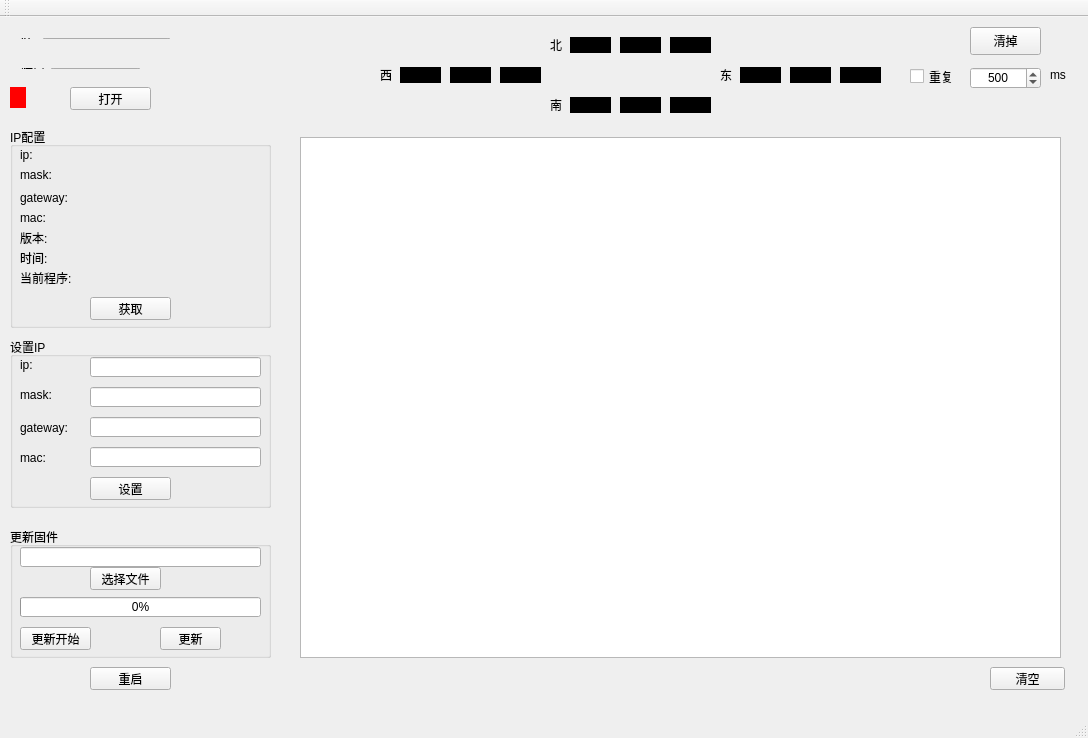
<?xml version="1.0" encoding="UTF-8"?>
<ui version="4.0">
 <class>MainWindow</class>
 <widget class="QMainWindow" name="MainWindow">
  <property name="geometry">
   <rect>
    <x>0</x>
    <y>0</y>
    <width>1088</width>
    <height>738</height>
   </rect>
  </property>
  <property name="windowTitle">
   <string>MainWindow</string>
  </property>
  <widget class="QWidget" name="centralWidget">
   <widget class="QGroupBox" name="groupBox">
    <property name="geometry">
     <rect>
      <x>10</x>
      <y>110</y>
      <width>261</width>
      <height>201</height>
     </rect>
    </property>
    <property name="title">
     <string>IP配置</string>
    </property>
    <widget class="QLabel" name="label_3">
     <property name="geometry">
      <rect>
       <x>10</x>
       <y>20</y>
       <width>31</width>
       <height>16</height>
      </rect>
     </property>
     <property name="text">
      <string>ip:</string>
     </property>
    </widget>
    <widget class="QLabel" name="ip_label">
     <property name="geometry">
      <rect>
       <x>90</x>
       <y>20</y>
       <width>161</width>
       <height>21</height>
      </rect>
     </property>
     <property name="text">
      <string/>
     </property>
    </widget>
    <widget class="QLabel" name="label10">
     <property name="geometry">
      <rect>
       <x>10</x>
       <y>40</y>
       <width>31</width>
       <height>16</height>
      </rect>
     </property>
     <property name="text">
      <string>mask:</string>
     </property>
    </widget>
    <widget class="QLabel" name="mask_label">
     <property name="geometry">
      <rect>
       <x>90</x>
       <y>40</y>
       <width>161</width>
       <height>21</height>
      </rect>
     </property>
     <property name="text">
      <string/>
     </property>
    </widget>
    <widget class="QLabel" name="gateway_label">
     <property name="geometry">
      <rect>
       <x>90</x>
       <y>60</y>
       <width>161</width>
       <height>20</height>
      </rect>
     </property>
     <property name="text">
      <string/>
     </property>
    </widget>
    <widget class="QLabel" name="label_8">
     <property name="geometry">
      <rect>
       <x>10</x>
       <y>60</y>
       <width>71</width>
       <height>21</height>
      </rect>
     </property>
     <property name="text">
      <string>gateway:</string>
     </property>
    </widget>
    <widget class="QLabel" name="label_9">
     <property name="geometry">
      <rect>
       <x>10</x>
       <y>80</y>
       <width>51</width>
       <height>21</height>
      </rect>
     </property>
     <property name="text">
      <string>mac:</string>
     </property>
    </widget>
    <widget class="QLabel" name="mac_label">
     <property name="geometry">
      <rect>
       <x>90</x>
       <y>80</y>
       <width>161</width>
       <height>21</height>
      </rect>
     </property>
     <property name="text">
      <string/>
     </property>
    </widget>
    <widget class="QPushButton" name="getip_button">
     <property name="geometry">
      <rect>
       <x>80</x>
       <y>170</y>
       <width>81</width>
       <height>23</height>
      </rect>
     </property>
     <property name="text">
      <string>获取</string>
     </property>
    </widget>
    <widget class="QLabel" name="version_label">
     <property name="geometry">
      <rect>
       <x>90</x>
       <y>100</y>
       <width>161</width>
       <height>20</height>
      </rect>
     </property>
     <property name="text">
      <string/>
     </property>
    </widget>
    <widget class="QLabel" name="label_25">
     <property name="geometry">
      <rect>
       <x>10</x>
       <y>100</y>
       <width>51</width>
       <height>21</height>
      </rect>
     </property>
     <property name="text">
      <string>版本:</string>
     </property>
    </widget>
    <widget class="QLabel" name="label_26">
     <property name="geometry">
      <rect>
       <x>10</x>
       <y>120</y>
       <width>51</width>
       <height>21</height>
      </rect>
     </property>
     <property name="text">
      <string>时间:</string>
     </property>
    </widget>
    <widget class="QLabel" name="time_label">
     <property name="geometry">
      <rect>
       <x>90</x>
       <y>120</y>
       <width>161</width>
       <height>20</height>
      </rect>
     </property>
     <property name="text">
      <string/>
     </property>
    </widget>
    <widget class="QLabel" name="label_27">
     <property name="geometry">
      <rect>
       <x>10</x>
       <y>140</y>
       <width>71</width>
       <height>21</height>
      </rect>
     </property>
     <property name="text">
      <string>当前程序:</string>
     </property>
    </widget>
    <widget class="QLabel" name="program_label">
     <property name="geometry">
      <rect>
       <x>90</x>
       <y>140</y>
       <width>161</width>
       <height>20</height>
      </rect>
     </property>
     <property name="text">
      <string/>
     </property>
    </widget>
   </widget>
   <widget class="QGroupBox" name="groupBox_2">
    <property name="geometry">
     <rect>
      <x>10</x>
      <y>320</y>
      <width>261</width>
      <height>171</height>
     </rect>
    </property>
    <property name="title">
     <string>设置IP</string>
    </property>
    <widget class="QLabel" name="label_4">
     <property name="geometry">
      <rect>
       <x>10</x>
       <y>20</y>
       <width>31</width>
       <height>16</height>
      </rect>
     </property>
     <property name="text">
      <string>ip:</string>
     </property>
    </widget>
    <widget class="QLabel" name="label10_2">
     <property name="geometry">
      <rect>
       <x>10</x>
       <y>50</y>
       <width>31</width>
       <height>16</height>
      </rect>
     </property>
     <property name="text">
      <string>mask:</string>
     </property>
    </widget>
    <widget class="QLabel" name="label_10">
     <property name="geometry">
      <rect>
       <x>10</x>
       <y>80</y>
       <width>61</width>
       <height>21</height>
      </rect>
     </property>
     <property name="text">
      <string>gateway:</string>
     </property>
    </widget>
    <widget class="QLabel" name="label_11">
     <property name="geometry">
      <rect>
       <x>10</x>
       <y>110</y>
       <width>51</width>
       <height>21</height>
      </rect>
     </property>
     <property name="text">
      <string>mac:</string>
     </property>
    </widget>
    <widget class="QPushButton" name="setip_button">
     <property name="geometry">
      <rect>
       <x>80</x>
       <y>140</y>
       <width>81</width>
       <height>23</height>
      </rect>
     </property>
     <property name="text">
      <string>设置</string>
     </property>
    </widget>
    <widget class="QLineEdit" name="ip_lineEdit">
     <property name="geometry">
      <rect>
       <x>80</x>
       <y>20</y>
       <width>171</width>
       <height>20</height>
      </rect>
     </property>
    </widget>
    <widget class="QLineEdit" name="mask_lineEdit">
     <property name="geometry">
      <rect>
       <x>80</x>
       <y>50</y>
       <width>171</width>
       <height>20</height>
      </rect>
     </property>
    </widget>
    <widget class="QLineEdit" name="gateway_lineEdit">
     <property name="geometry">
      <rect>
       <x>80</x>
       <y>80</y>
       <width>171</width>
       <height>20</height>
      </rect>
     </property>
     <property name="text">
      <string/>
     </property>
    </widget>
    <widget class="QLineEdit" name="mac_lineEdit">
     <property name="geometry">
      <rect>
       <x>80</x>
       <y>110</y>
       <width>171</width>
       <height>20</height>
      </rect>
     </property>
     <property name="text">
      <string/>
     </property>
    </widget>
   </widget>
   <widget class="QPushButton" name="reboot_button">
    <property name="geometry">
     <rect>
      <x>90</x>
      <y>650</y>
      <width>81</width>
      <height>23</height>
     </rect>
    </property>
    <property name="text">
     <string>重启</string>
    </property>
   </widget>
   <widget class="QGroupBox" name="groupBox_3">
    <property name="geometry">
     <rect>
      <x>10</x>
      <y>510</y>
      <width>261</width>
      <height>131</height>
     </rect>
    </property>
    <property name="title">
     <string>更新固件</string>
    </property>
    <widget class="QLineEdit" name="file_lineEdit">
     <property name="geometry">
      <rect>
       <x>10</x>
       <y>20</y>
       <width>241</width>
       <height>20</height>
      </rect>
     </property>
    </widget>
    <widget class="QPushButton" name="selectfile_button">
     <property name="geometry">
      <rect>
       <x>80</x>
       <y>40</y>
       <width>71</width>
       <height>23</height>
      </rect>
     </property>
     <property name="text">
      <string>选择文件</string>
     </property>
    </widget>
    <widget class="QPushButton" name="update_button">
     <property name="geometry">
      <rect>
       <x>150</x>
       <y>100</y>
       <width>61</width>
       <height>23</height>
      </rect>
     </property>
     <property name="text">
      <string>更新</string>
     </property>
    </widget>
    <widget class="QProgressBar" name="progressBar">
     <property name="geometry">
      <rect>
       <x>10</x>
       <y>70</y>
       <width>241</width>
       <height>20</height>
      </rect>
     </property>
     <property name="value">
      <number>0</number>
     </property>
    </widget>
    <widget class="QPushButton" name="preUpdate_utton">
     <property name="geometry">
      <rect>
       <x>10</x>
       <y>100</y>
       <width>71</width>
       <height>23</height>
      </rect>
     </property>
     <property name="text">
      <string>更新开始</string>
     </property>
    </widget>
   </widget>
   <widget class="QPlainTextEdit" name="rdata_textEdit">
    <property name="geometry">
     <rect>
      <x>300</x>
      <y>120</y>
      <width>761</width>
      <height>521</height>
     </rect>
    </property>
    <property name="readOnly">
     <bool>true</bool>
    </property>
    <property name="plainText">
     <string/>
    </property>
    <property name="centerOnScroll">
     <bool>true</bool>
    </property>
   </widget>
   <widget class="QWidget" name="layoutWidget">
    <property name="geometry">
     <rect>
      <x>10</x>
      <y>40</y>
      <width>141</width>
      <height>23</height>
     </rect>
    </property>
    <layout class="QHBoxLayout" name="horizontalLayout_3">
     <item>
      <widget class="QLabel" name="label_2">
       <property name="text">
        <string>端口</string>
       </property>
      </widget>
     </item>
     <item>
      <widget class="QLineEdit" name="port">
       <property name="enabled">
        <bool>true</bool>
       </property>
      </widget>
     </item>
    </layout>
   </widget>
   <widget class="QWidget" name="layoutWidget">
    <property name="geometry">
     <rect>
      <x>10</x>
      <y>10</y>
      <width>171</width>
      <height>23</height>
     </rect>
    </property>
    <layout class="QHBoxLayout" name="horizontalLayout_2">
     <item>
      <widget class="QLabel" name="label">
       <property name="text">
        <string>ip  </string>
       </property>
      </widget>
     </item>
     <item>
      <widget class="QLineEdit" name="ip">
       <property name="maximumSize">
        <size>
         <width>151</width>
         <height>16777215</height>
        </size>
       </property>
      </widget>
     </item>
    </layout>
   </widget>
   <widget class="QLabel" name="connect_status">
    <property name="geometry">
     <rect>
      <x>10</x>
      <y>70</y>
      <width>16</width>
      <height>21</height>
     </rect>
    </property>
    <property name="styleSheet">
     <string notr="true">background-color: rgb(255, 0, 0);</string>
    </property>
    <property name="text">
     <string/>
    </property>
   </widget>
   <widget class="QPushButton" name="clear_button">
    <property name="geometry">
     <rect>
      <x>990</x>
      <y>650</y>
      <width>75</width>
      <height>23</height>
     </rect>
    </property>
    <property name="text">
     <string>清空</string>
    </property>
   </widget>
   <widget class="QPushButton" name="open_button">
    <property name="geometry">
     <rect>
      <x>70</x>
      <y>70</y>
      <width>81</width>
      <height>23</height>
     </rect>
    </property>
    <property name="text">
     <string>打开</string>
    </property>
   </widget>
   <widget class="QLabel" name="label_28">
    <property name="geometry">
     <rect>
      <x>1050</x>
      <y>50</y>
      <width>21</width>
      <height>16</height>
     </rect>
    </property>
    <property name="text">
     <string>ms</string>
    </property>
   </widget>
   <widget class="QLabel" name="s1">
    <property name="geometry">
     <rect>
      <x>570</x>
      <y>80</y>
      <width>41</width>
      <height>16</height>
     </rect>
    </property>
    <property name="styleSheet">
     <string notr="true">background-color: rgb(0, 0, 0);</string>
    </property>
    <property name="text">
     <string/>
    </property>
    <property name="alignment">
     <set>Qt::AlignCenter</set>
    </property>
    <property name="wordWrap">
     <bool>false</bool>
    </property>
   </widget>
   <widget class="QLabel" name="n2">
    <property name="geometry">
     <rect>
      <x>620</x>
      <y>20</y>
      <width>41</width>
      <height>16</height>
     </rect>
    </property>
    <property name="styleSheet">
     <string notr="true">background-color: rgb(0, 0, 0);</string>
    </property>
    <property name="text">
     <string/>
    </property>
    <property name="alignment">
     <set>Qt::AlignCenter</set>
    </property>
    <property name="wordWrap">
     <bool>false</bool>
    </property>
   </widget>
   <widget class="QLabel" name="w2">
    <property name="geometry">
     <rect>
      <x>450</x>
      <y>50</y>
      <width>41</width>
      <height>16</height>
     </rect>
    </property>
    <property name="styleSheet">
     <string notr="true">background-color: rgb(0, 0, 0);</string>
    </property>
    <property name="text">
     <string/>
    </property>
    <property name="alignment">
     <set>Qt::AlignCenter</set>
    </property>
    <property name="wordWrap">
     <bool>false</bool>
    </property>
   </widget>
   <widget class="QLabel" name="label_15">
    <property name="geometry">
     <rect>
      <x>720</x>
      <y>50</y>
      <width>16</width>
      <height>16</height>
     </rect>
    </property>
    <property name="text">
     <string>东</string>
    </property>
   </widget>
   <widget class="QLabel" name="e3">
    <property name="geometry">
     <rect>
      <x>840</x>
      <y>50</y>
      <width>41</width>
      <height>16</height>
     </rect>
    </property>
    <property name="styleSheet">
     <string notr="true">background-color: rgb(0, 0, 0);</string>
    </property>
    <property name="text">
     <string/>
    </property>
    <property name="alignment">
     <set>Qt::AlignCenter</set>
    </property>
    <property name="wordWrap">
     <bool>false</bool>
    </property>
   </widget>
   <widget class="QLabel" name="s3">
    <property name="geometry">
     <rect>
      <x>670</x>
      <y>80</y>
      <width>41</width>
      <height>16</height>
     </rect>
    </property>
    <property name="styleSheet">
     <string notr="true">background-color: rgb(0, 0, 0);</string>
    </property>
    <property name="text">
     <string/>
    </property>
    <property name="alignment">
     <set>Qt::AlignCenter</set>
    </property>
    <property name="wordWrap">
     <bool>false</bool>
    </property>
   </widget>
   <widget class="QLabel" name="w3">
    <property name="geometry">
     <rect>
      <x>500</x>
      <y>50</y>
      <width>41</width>
      <height>16</height>
     </rect>
    </property>
    <property name="styleSheet">
     <string notr="true">background-color: rgb(0, 0, 0);</string>
    </property>
    <property name="text">
     <string/>
    </property>
    <property name="alignment">
     <set>Qt::AlignCenter</set>
    </property>
    <property name="wordWrap">
     <bool>false</bool>
    </property>
   </widget>
   <widget class="QLabel" name="label_23">
    <property name="geometry">
     <rect>
      <x>550</x>
      <y>80</y>
      <width>16</width>
      <height>16</height>
     </rect>
    </property>
    <property name="text">
     <string>南</string>
    </property>
   </widget>
   <widget class="QLabel" name="label_19">
    <property name="geometry">
     <rect>
      <x>380</x>
      <y>50</y>
      <width>16</width>
      <height>16</height>
     </rect>
    </property>
    <property name="text">
     <string>西</string>
    </property>
   </widget>
   <widget class="QLabel" name="w1">
    <property name="geometry">
     <rect>
      <x>400</x>
      <y>50</y>
      <width>41</width>
      <height>16</height>
     </rect>
    </property>
    <property name="styleSheet">
     <string notr="true">background-color: rgb(0, 0, 0);</string>
    </property>
    <property name="text">
     <string/>
    </property>
    <property name="alignment">
     <set>Qt::AlignCenter</set>
    </property>
    <property name="wordWrap">
     <bool>false</bool>
    </property>
   </widget>
   <widget class="QLabel" name="label_5">
    <property name="geometry">
     <rect>
      <x>550</x>
      <y>20</y>
      <width>16</width>
      <height>16</height>
     </rect>
    </property>
    <property name="text">
     <string>北</string>
    </property>
   </widget>
   <widget class="QLabel" name="n3">
    <property name="geometry">
     <rect>
      <x>670</x>
      <y>20</y>
      <width>41</width>
      <height>16</height>
     </rect>
    </property>
    <property name="styleSheet">
     <string notr="true">background-color: rgb(0, 0, 0);</string>
    </property>
    <property name="text">
     <string/>
    </property>
    <property name="alignment">
     <set>Qt::AlignCenter</set>
    </property>
    <property name="wordWrap">
     <bool>false</bool>
    </property>
   </widget>
   <widget class="QLabel" name="e1">
    <property name="geometry">
     <rect>
      <x>740</x>
      <y>50</y>
      <width>41</width>
      <height>16</height>
     </rect>
    </property>
    <property name="styleSheet">
     <string notr="true">background-color: rgb(0, 0, 0);</string>
    </property>
    <property name="text">
     <string/>
    </property>
    <property name="alignment">
     <set>Qt::AlignCenter</set>
    </property>
    <property name="wordWrap">
     <bool>false</bool>
    </property>
   </widget>
   <widget class="QLabel" name="s2">
    <property name="geometry">
     <rect>
      <x>620</x>
      <y>80</y>
      <width>41</width>
      <height>16</height>
     </rect>
    </property>
    <property name="styleSheet">
     <string notr="true">background-color: rgb(0, 0, 0);</string>
    </property>
    <property name="text">
     <string/>
    </property>
    <property name="alignment">
     <set>Qt::AlignCenter</set>
    </property>
    <property name="wordWrap">
     <bool>false</bool>
    </property>
   </widget>
   <widget class="QCheckBox" name="checkBox">
    <property name="geometry">
     <rect>
      <x>910</x>
      <y>50</y>
      <width>51</width>
      <height>19</height>
     </rect>
    </property>
    <property name="text">
     <string>重复</string>
    </property>
   </widget>
   <widget class="QLabel" name="n1">
    <property name="geometry">
     <rect>
      <x>570</x>
      <y>20</y>
      <width>41</width>
      <height>16</height>
     </rect>
    </property>
    <property name="styleSheet">
     <string notr="true">background-color: rgb(0, 0, 0);</string>
    </property>
    <property name="text">
     <string/>
    </property>
    <property name="alignment">
     <set>Qt::AlignCenter</set>
    </property>
    <property name="wordWrap">
     <bool>false</bool>
    </property>
   </widget>
   <widget class="QLabel" name="e2">
    <property name="geometry">
     <rect>
      <x>790</x>
      <y>50</y>
      <width>41</width>
      <height>16</height>
     </rect>
    </property>
    <property name="styleSheet">
     <string notr="true">background-color: rgb(0, 0, 0);</string>
    </property>
    <property name="text">
     <string/>
    </property>
    <property name="alignment">
     <set>Qt::AlignCenter</set>
    </property>
    <property name="wordWrap">
     <bool>false</bool>
    </property>
   </widget>
   <widget class="QSpinBox" name="spinBox">
    <property name="geometry">
     <rect>
      <x>970</x>
      <y>50</y>
      <width>71</width>
      <height>22</height>
     </rect>
    </property>
    <property name="alignment">
     <set>Qt::AlignCenter</set>
    </property>
    <property name="minimum">
     <number>100</number>
    </property>
    <property name="maximum">
     <number>10000</number>
    </property>
    <property name="value">
     <number>500</number>
    </property>
   </widget>
   <widget class="QPushButton" name="lightClear_button">
    <property name="geometry">
     <rect>
      <x>970</x>
      <y>10</y>
      <width>71</width>
      <height>28</height>
     </rect>
    </property>
    <property name="text">
     <string>清掉</string>
    </property>
   </widget>
  </widget>
  <widget class="QMenuBar" name="menuBar">
   <property name="geometry">
    <rect>
     <x>0</x>
     <y>0</y>
     <width>1088</width>
     <height>26</height>
    </rect>
   </property>
  </widget>
  <widget class="QToolBar" name="mainToolBar">
   <attribute name="toolBarArea">
    <enum>TopToolBarArea</enum>
   </attribute>
   <attribute name="toolBarBreak">
    <bool>false</bool>
   </attribute>
  </widget>
  <widget class="QStatusBar" name="statusBar"/>
 </widget>
 <layoutdefault spacing="6" margin="11"/>
 <resources/>
 <connections/>
</ui>
